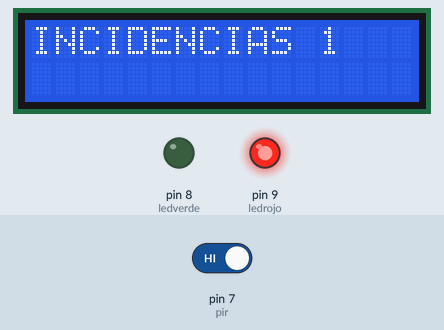
Simulated run of this sketch. Board: Arduino Uno, built with avr-gcc and run on an emulated ATmega328P. Shown: 16×2 character LCD, output pins drawn as LEDs (lit = HIGH). Dashed ring = blinking. Inputs (shaded band) come from the test bench; at power-on: pin 7 (pir) HIGH.

Above: at 1.2 s.
1.3 s: pin 7 (pir) driven LOW
At 1.67 s:
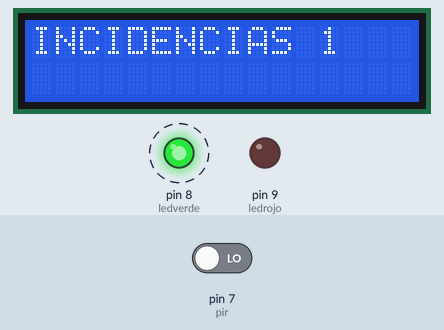
3.6 s: pin 7 (pir) driven HIGH
At 3.87 s:
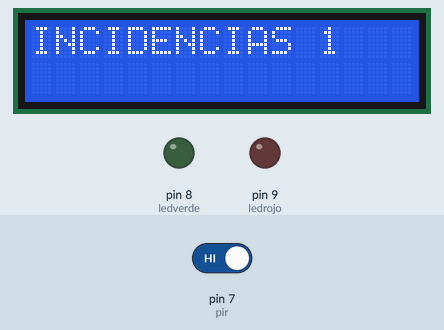
At 9.2 s:
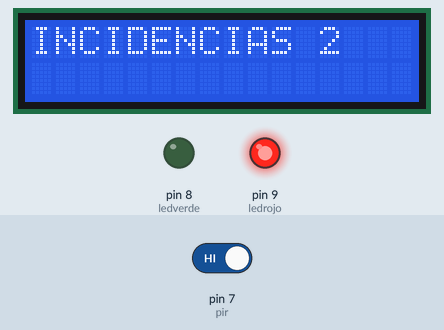
Timing chart, 0 to 10.7 s (numbered marks = the images above; inputs shaded):
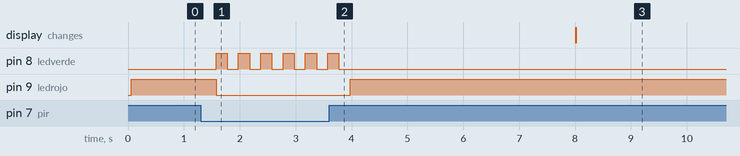

Measured:
- after the input at 1.3 s, pin 8 (ledverde): alternates HIGH for 0.20 s and LOW for 0.20 s, starting after 0.27 s; pin 9 (ledrojo): HIGH → LOW after 0.27 s
- after the input at 3.6 s, pin 8 (ledverde): goes on until 3.8 s, then stays LOW; pin 9 (ledrojo): LOW → HIGH after 0.38 s

The sketch:

problema2.ino
```cpp
/*  Sistema de deteccion de movimiento  */

#include <LiquidCrystal.h>

LiquidCrystal lcd_1(12, 11, 5, 4, 3, 2);

int pir = 7;
int ledverde = 8;
int ledrojo = 9;

int personas = 1;
int elapsedTime = 0;

void setup(){
  pinMode(pir, INPUT);
  pinMode(ledverde, OUTPUT);
  pinMode(ledrojo, OUTPUT);
  lcd_1.begin(16, 2); // Establece el numero de columnas y filas del LCD
}

void loop(){
  // Hacemos la lectura del sensor PIR
  int value = digitalRead(pir);

  if(value == LOW){ // No hay movimiento
    digitalWrite(ledrojo, LOW);
    digitalWrite(ledverde, HIGH);
    delay(200);
    digitalWrite(ledverde, LOW);
    delay(200);
  }else{ // Hay movimiento
  	digitalWrite(ledverde, LOW);
    digitalWrite(ledrojo, HIGH);

    if(elapsedTime > 5000){
    	personas += 1;
      elapsedTime = 0;
    }
    // Muestra la cantidad de incidencias en la pantalla LCD
    lcd_1.clear();
    lcd_1.setCursor(0, 0);
    lcd_1.print("INCIDENCIAS ");
    lcd_1.print(personas);

    delay(500);
    elapsedTime += 500;
  }

}
```
